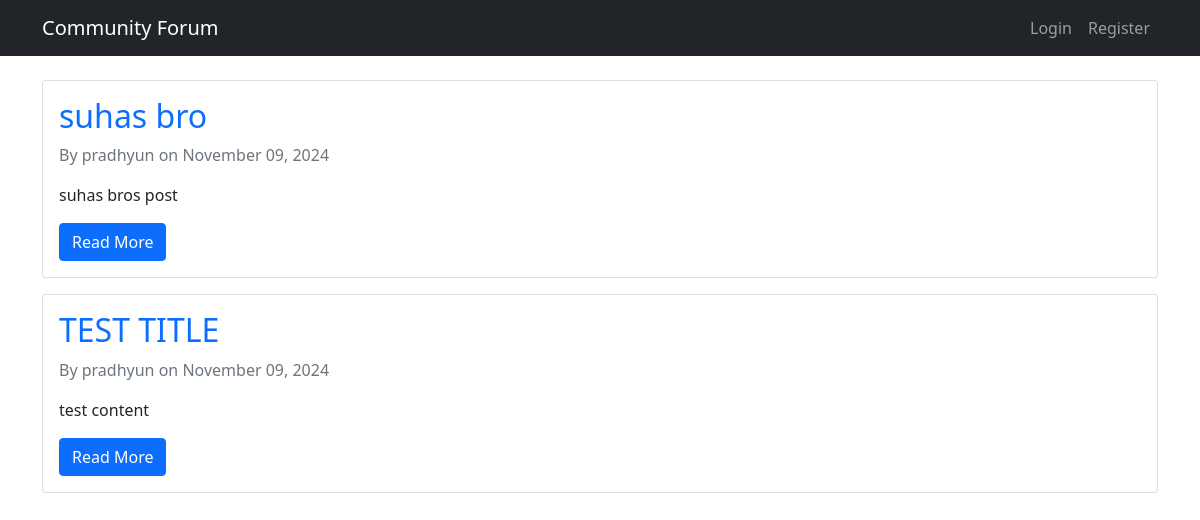
The page / on the database its author committed.
### forum/models.py (models this page shows, shortened)
class Post(models.Model):
    title = models.CharField(max_length=200)
    content = models.TextField()
    date_posted = models.DateTimeField(default=timezone.now)
    author = models.ForeignKey(User, on_delete=models.CASCADE)

### forum/views.py (the view)
# urls.py: path('', views.home, name='forum-home'),
def home(request):
    posts = Post.objects.all().order_by('-date_posted')
    return render(request, 'forum/home.html', {'posts': posts})

### forum/templates/forum/home.html
{% extends "forum/base.html" %}
{% block content %}
    {% for post in posts %}
        <article class="card mb-3">
            <div class="card-body">
                <h2 class="card-title">
                    <a href="{% url 'post-detail' post.pk %}" class="text-decoration-none">
                        {{ post.title }}
                    </a>
                </h2>
                <p class="text-muted">
                    By {{ post.author }} on {{ post.date_posted|date:"F d, Y" }}
                </p>
                <p class="card-text">{{ post.content|truncatewords:50 }}</p>
                <a href="{% url 'post-detail' post.pk %}" class="btn btn-primary">Read More</a>
            </div>
        </article>
    {% endfor %}
{% endblock content %}

### rows shown on the page
Post: title "suhas bro", author "pradhyun", date_posted "November 09, 2024", content "suhas bros post"
Post: title "TEST TITLE", author "pradhyun", date_posted "November 09, 2024", content "test content"
